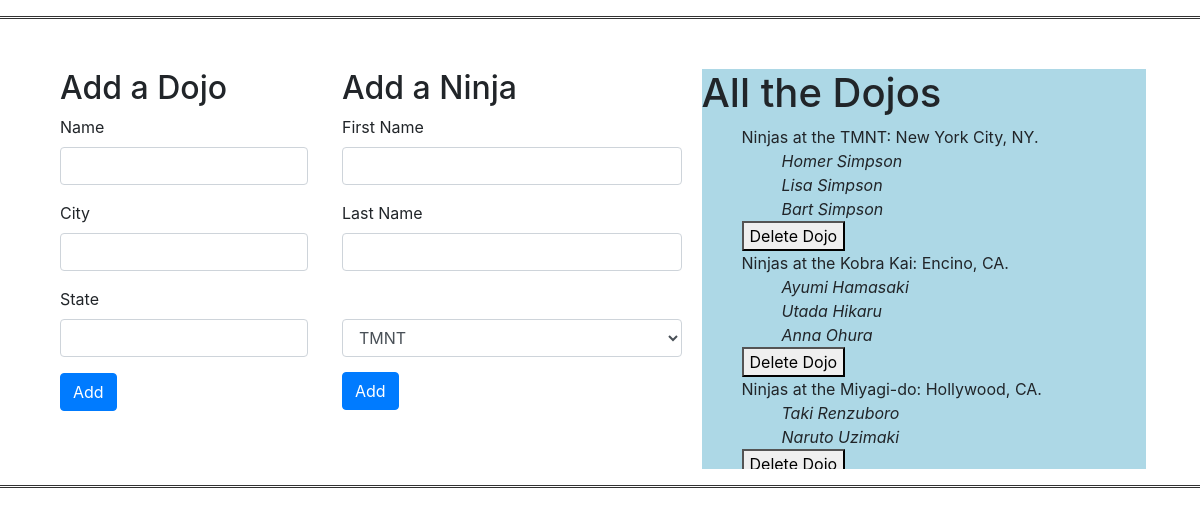
The page / on the database its author committed.
### dojo_ninjas_app/models.py (models this page shows, shortened)
class Dojo(models.Model):
    name = models.CharField(max_length=255)
    city = models.CharField(max_length=255)
    state = models.CharField(max_length=255)
    created_at = models.DateTimeField(auto_now_add=True)
    updated_at = models.DateTimeField(auto_now=True)

class Ninja(models.Model):
    first_name = models.CharField(max_length=255)
    last_name = models.CharField(max_length=255)
    dojo = models.ForeignKey(Dojo, related_name="ninjas", on_delete = models.CASCADE)
    created_at = models.DateTimeField(auto_now_add=True)
    updated_at = models.DateTimeField(auto_now=True)

### dojo_ninjas_app/views.py (the view)
# urls.py: path('', views.index),
def index(request):
    context = {
        "all_dojos": Dojo.objects.all(),
        "all_ninjas": Ninja.objects.all(),
    }
    return render(request, "index.html", context)

### dojo_ninjas_app/templates/index.html (shortened to what this page needs)
<!DOCTYPE html>
<html lang="en">
<head>
    <link rel="stylesheet" href="https://stackpath.bootstrapcdn.com/bootstrap/4.4.1/css/bootstrap.min.css"
>
    {% load static %}
    <link rel="stylesheet" href="{% static 'css/styles.css' %}">
</head>
<body>
    <hr>
    <div class="container">
        <div class="col-md-3">
            <h2>Add a Dojo</h2>
            <form action="/dojo" method="POST">
                <div class="form-group">
                    <label for="name">Name</label>
                    <input type="text" name="name" id="name" class="form-control">
                </div>
                <div class="form-group">
                    <label for="city">City</label>
                    <input type="text" name="city" id="city" class="form-control">
                </div>
                <div class="form-group">
                    <label for="state">State</label>
                    <input type="state" name="state" id="state" class="form-control">
                </div>
                <button class="btn btn-primary">Add</button>
            </form>
        </div>
        <div class="col-md-4">
            <h2>Add a Ninja</h2>
            <form action="/ninja" method="POST">
                <div class="form-group">
                    <label for="first_name">First Name</label>
                    <input type="text" name="first_name" id="first_name" class="form-control">
                </div>
                <div class="form-group">
                    <label for="last_name">Last Name</label>
                    <input type="text" name="last_name" id="last_name" class="form-control">
                </div>
                <select class="form-control" name="from_dojo" id="from_dojo">
                    {% for dojo in all_dojos %}
                    <option value="{{ dojo.id }}">{{ dojo.name }}</option>
                    {% endfor %}
                </select>
                <button id="btn_add" class="btn btn-primary">Add</button>
            </form>
        </div>
        <div class="info_info">
            <h1>All the Dojos</h1>
            <ul>
                {% for dojo in all_dojos %}
                <li>Ninjas at the {{dojo.name}}: {{dojo.city}}, {{dojo.state}}.
                  <ul>
                    {% for ninja in dojo.ninjas.all %}
                      <li><em>{{ninja.first_name}} {{ninja.last_name}}</em></li>
                    {% endfor %}
                  </ul>
                </li>
                <a href="delete_dojo/{{dojo.id}}"><button>Delete Dojo</button></a>
              {% endfor %}
            </ul>
        </div>
    </div>
    <hr>
</body>
</html>

### dojo_ninjas_app/static/css/styles.css (style rules this page uses)
.container { margin-top: 50px; }
.col-md-3 { display: inline-block }
.col-md-4 { vertical-align: top; display: inline-block }
ul, li, .info_info { list-style-type: none; }
hr { overflow: visible; padding: 0; border: none; border-top: medium double #333; color: #333; text-align: center; }
.info_info { background-color: lightblue; width: 40%; height: 400px; overflow: scroll; vertical-align: top; display: inline-block }
#btn_add { margin-top: 15px; }
#from_dojo { margin-top: 48px; }

### rows shown on the page
Dojo: name "TMNT", city "New York City", state "NY"
Ninja: first_name "Homer", last_name "Simpson"
Ninja: first_name "Lisa", last_name "Simpson"
Ninja: first_name "Bart", last_name "Simpson"
Dojo: name "Kobra Kai", city "Encino", state "CA"
Ninja: first_name "Ayumi", last_name "Hamasaki"
Ninja: first_name "Utada", last_name "Hikaru"
Ninja: first_name "Anna", last_name "Ohura"
Dojo: name "Miyagi-do", city "Hollywood", state "CA"
Ninja: first_name "Taki", last_name "Renzuboro"
Ninja: first_name "Naruto", last_name "Uzimaki"

### other values the page prints
form field from_dojo "TMNT"
